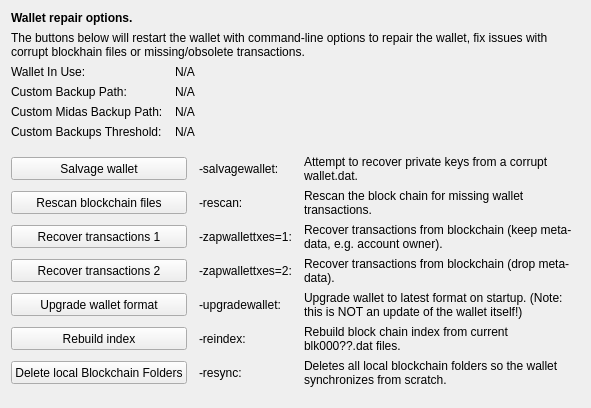
     <widget class="QWidget" name="tab_repair">
      <attribute name="title">
       <string>&amp;Wallet Repair</string>
      </attribute>
      <layout class="QGridLayout" name="gridLayout_4" columnstretch="0,0,0,0">
       <property name="horizontalSpacing">
        <number>12</number>
       </property>
       <item row="0" column="0" colspan="4">
        <widget class="QLabel" name="label_repair_header">
         <property name="font">
          <font>
           <weight>75</weight>
           <bold>true</bold>
          </font>
         </property>
         <property name="text">
          <string>Wallet repair options.</string>
         </property>
        </widget>
       </item>
       <item row="1" column="0" colspan="4">
        <widget class="QLabel" name="label_repair_helptext">
         <property name="font">
          <font>
           <weight>50</weight>
           <bold>false</bold>
          </font>
         </property>
         <property name="text">
          <string>The buttons below will restart the wallet with command-line options to repair the wallet, fix issues with corrupt blockhain files or missing/obsolete transactions.</string>
         </property>
         <property name="wordWrap">
          <bool>true</bool>
         </property>
        </widget>
       </item>
       <item row="2" column="0">
        <widget class="QLabel" name="wallet_path_label">
         <property name="text">
          <string>Wallet In Use:</string>
         </property>
        </widget>
       </item>
       <item row="2" column="1" colspan="3">
        <widget class="QLabel" name="wallet_path">
         <property name="cursor">
          <cursorShape>IBeamCursor</cursorShape>
         </property>
         <property name="text">
          <string>N/A</string>
         </property>
         <property name="textFormat">
          <enum>Qt::PlainText</enum>
         </property>
         <property name="textInteractionFlags">
          <set>Qt::LinksAccessibleByMouse|Qt::TextSelectableByKeyboard|Qt::TextSelectableByMouse</set>
         </property>
        </widget>
       </item>
       <item row="3" column="0">
        <widget class="QLabel" name="wallet_custombackuppath_label">
         <property name="text">
          <string>Custom Backup Path:</string>
         </property>
         <property name="visible">
          <bool>false</bool>
         </property>
        </widget>
       </item>
       <item row="3" column="1" colspan="3">
        <widget class="QLabel" name="wallet_custombackuppath">
         <property name="cursor">
          <cursorShape>IBeamCursor</cursorShape>
         </property>
         <property name="text">
          <string>N/A</string>
         </property>
         <property name="textFormat">
          <enum>Qt::PlainText</enum>
         </property>
         <property name="textInteractionFlags">
          <set>Qt::LinksAccessibleByMouse|Qt::TextSelectableByKeyboard|Qt::TextSelectableByMouse</set>
         </property>
         <property name="visible">
          <bool>false</bool>
         </property>
        </widget>
       </item>
       <item row="4" column="0">
        <widget class="QLabel" name="wallet_custommdsbackuppath_label">
         <property name="text">
          <string>Custom Midas Backup Path:</string>
         </property>
         <property name="visible">
          <bool>false</bool>
         </property>
        </widget>
       </item>
       <item row="4" column="1" colspan="3">
        <widget class="QLabel" name="wallet_custommdsbackuppath">
         <property name="cursor">
          <cursorShape>IBeamCursor</cursorShape>
         </property>
         <property name="text">
          <string>N/A</string>
         </property>
         <property name="textFormat">
          <enum>Qt::PlainText</enum>
         </property>
         <property name="textInteractionFlags">
          <set>Qt::LinksAccessibleByMouse|Qt::TextSelectableByKeyboard|Qt::TextSelectableByMouse</set>
         </property>
         <property name="visible">
          <bool>false</bool>
         </property>
        </widget>
       </item>
       <item row="5" column="0">
        <widget class="QLabel" name="wallet_custombackupthreshold_label">
         <property name="text">
          <string>Custom Backups Threshold:</string>
         </property>
         <property name="visible">
          <bool>false</bool>
         </property>
        </widget>
       </item>
       <item row="5" column="1" colspan="3">
        <widget class="QLabel" name="wallet_custombackupthreshold">
         <property name="cursor">
          <cursorShape>IBeamCursor</cursorShape>
         </property>
         <property name="text">
          <string>N/A</string>
         </property>
         <property name="textFormat">
          <enum>Qt::PlainText</enum>
         </property>
         <property name="textInteractionFlags">
          <set>Qt::LinksAccessibleByMouse|Qt::TextSelectableByKeyboard|Qt::TextSelectableByMouse</set>
         </property>
         <property name="visible">
          <bool>false</bool>
         </property>
        </widget>
       </item>
       <item row="6" column="0">
        <spacer name="verticalSpacer_repair1">
         <property name="orientation">
          <enum>Qt::Vertical</enum>
         </property>
         <property name="sizeHint" stdset="0">
          <size>
           <width>10</width>
           <height>10</height>
          </size>
         </property>
        </spacer>
       </item>
       <item row="7" column="0" colspan="2">
        <widget class="QPushButton" name="btn_salvagewallet">
         <property name="minimumSize">
          <size>
           <width>100</width>
           <height>23</height>
          </size>
         </property>
         <property name="text">
          <string>Salvage wallet</string>
         </property>
        </widget>
       </item>
       <item row="7" column="2">
        <widget class="QLabel" name="label_repair_salvage_command">
         <property name="text">
          <string notr="true">-salvagewallet:</string>
         </property>
        </widget>
       </item>
       <item row="7" column="3">
        <widget class="QLabel" name="label_repair_salvage">
         <property name="text">
          <string>Attempt to recover private keys from a corrupt wallet.dat.</string>
         </property>
         <property name="wordWrap">
          <bool>true</bool>
         </property>
        </widget>
       </item>
       <item row="8" column="0" colspan="2">
        <widget class="QPushButton" name="btn_rescan">
         <property name="minimumSize">
          <size>
           <width>100</width>
           <height>23</height>
          </size>
         </property>
         <property name="text">
          <string>Rescan blockchain files</string>
         </property>
        </widget>
       </item>
       <item row="8" column="2">
        <widget class="QLabel" name="label_repair_rescan_command">
         <property name="text">
          <string notr="true">-rescan:</string>
         </property>
        </widget>
       </item>
       <item row="8" column="3">
        <widget class="QLabel" name="label_repair_rescan">
         <property name="text">
          <string>Rescan the block chain for missing wallet transactions.</string>
         </property>
         <property name="wordWrap">
          <bool>true</bool>
         </property>
        </widget>
       </item>
       <item row="9" column="0" colspan="2">
        <widget class="QPushButton" name="btn_zapwallettxes1">
         <property name="minimumSize">
          <size>
           <width>100</width>
           <height>23</height>
          </size>
         </property>
         <property name="text">
          <string>Recover transactions 1</string>
         </property>
        </widget>
       </item>
       <item row="9" column="2">
        <widget class="QLabel" name="label_repair_zap1_command">
         <property name="text">
          <string notr="true">-zapwallettxes=1:</string>
         </property>
        </widget>
       </item>
       <item row="9" column="3">
        <widget class="QLabel" name="label_repair_zap1">
         <property name="text">
          <string>Recover transactions from blockchain (keep meta-data, e.g. account owner).</string>
         </property>
         <property name="wordWrap">
          <bool>true</bool>
         </property>
        </widget>
       </item>
       <item row="10" column="0" colspan="2">
        <widget class="QPushButton" name="btn_zapwallettxes2">
         <property name="minimumSize">
          <size>
           <width>100</width>
           <height>23</height>
          </size>
         </property>
         <property name="text">
          <string>Recover transactions 2</string>
         </property>
        </widget>
       </item>
       <item row="10" column="2">
        <widget class="QLabel" name="label_repair_zap2_command">
         <property name="text">
          <string notr="true">-zapwallettxes=2:</string>
         </property>
        </widget>
       </item>
       <item row="10" column="3">
        <widget class="QLabel" name="label_repair_zap2">
         <property name="text">
          <string>Recover transactions from blockchain (drop meta-data).</string>
         </property>
         <property name="wordWrap">
          <bool>true</bool>
         </property>
        </widget>
       </item>
       <item row="11" column="0" colspan="2">
        <widget class="QPushButton" name="btn_upgradewallet">
         <property name="minimumSize">
          <size>
           <width>100</width>
           <height>23</height>
          </size>
         </property>
         <property name="text">
          <string>Upgrade wallet format</string>
         </property>
        </widget>
       </item>
       <item row="11" column="2">
        <widget class="QLabel" name="label_repair_upgrade_command">
         <property name="text">
          <string notr="true">-upgradewallet:</string>
         </property>
        </widget>
       </item>
       <item row="11" column="3">
        <widget class="QLabel" name="label_repair_upgrade">
         <property name="text">
          <string>Upgrade wallet to latest format on startup. (Note: this is NOT an update of the wallet itself!)</string>
         </property>
         <property name="wordWrap">
          <bool>true</bool>
         </property>
        </widget>
       </item>
       <item row="12" column="0" colspan="2">
        <widget class="QPushButton" name="btn_reindex">
         <property name="minimumSize">
          <size>
           <width>100</width>
           <height>23</height>
          </size>
         </property>
         <property name="text">
          <string>Rebuild index</string>
         </property>
        </widget>
       </item>
       <item row="12" column="2">
        <widget class="QLabel" name="label_repair_reindex_command">
         <property name="text">
          <string notr="true">-reindex:</string>
         </property>
        </widget>
       </item>
       <item row="12" column="3">
        <widget class="QLabel" name="label_repair_reindex">
         <property name="text">
          <string>Rebuild block chain index from current blk000??.dat files.</string>
         </property>
         <property name="wordWrap">
          <bool>true</bool>
         </property>
        </widget>
       </item>
       <item row="13" column="0" colspan="2">
        <widget class="QPushButton" name="btn_resync">
         <property name="minimumSize">
          <size>
           <width>100</width>
           <height>23</height>
          </size>
         </property>
         <property name="text">
          <string>Delete local Blockchain Folders</string>
         </property>
        </widget>
       </item>
       <item row="13" column="2">
        <widget class="QLabel" name="label_repair_resync_command">
         <property name="text">
          <string>-resync:</string>
         </property>
        </widget>
       </item>
       <item row="13" column="3">
        <widget class="QLabel" name="label_repair_resync">
         <property name="text">
          <string>Deletes all local blockchain folders so the wallet synchronizes from scratch.</string>
         </property>
         <property name="wordWrap">
          <bool>true</bool>
         </property>
        </widget>
       </item>
       <item row="14" column="0">
        <spacer name="verticalSpacer_repair2">
         <property name="orientation">
          <enum>Qt::Vertical</enum>
         </property>
         <property name="sizeHint" stdset="0">
          <size>
           <width>20</width>
           <height>10</height>
          </size>
         </property>
        </spacer>
       </item>
      </layout>
     </widget>
